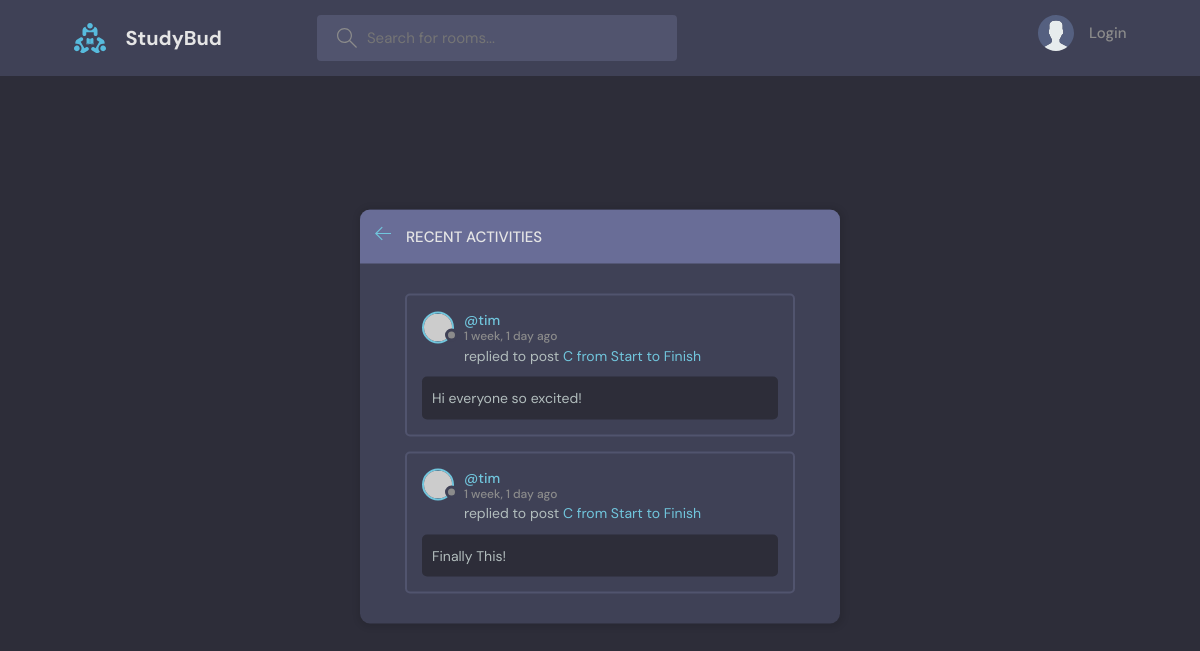
/activities/, run on an earlier commit of the app's database.
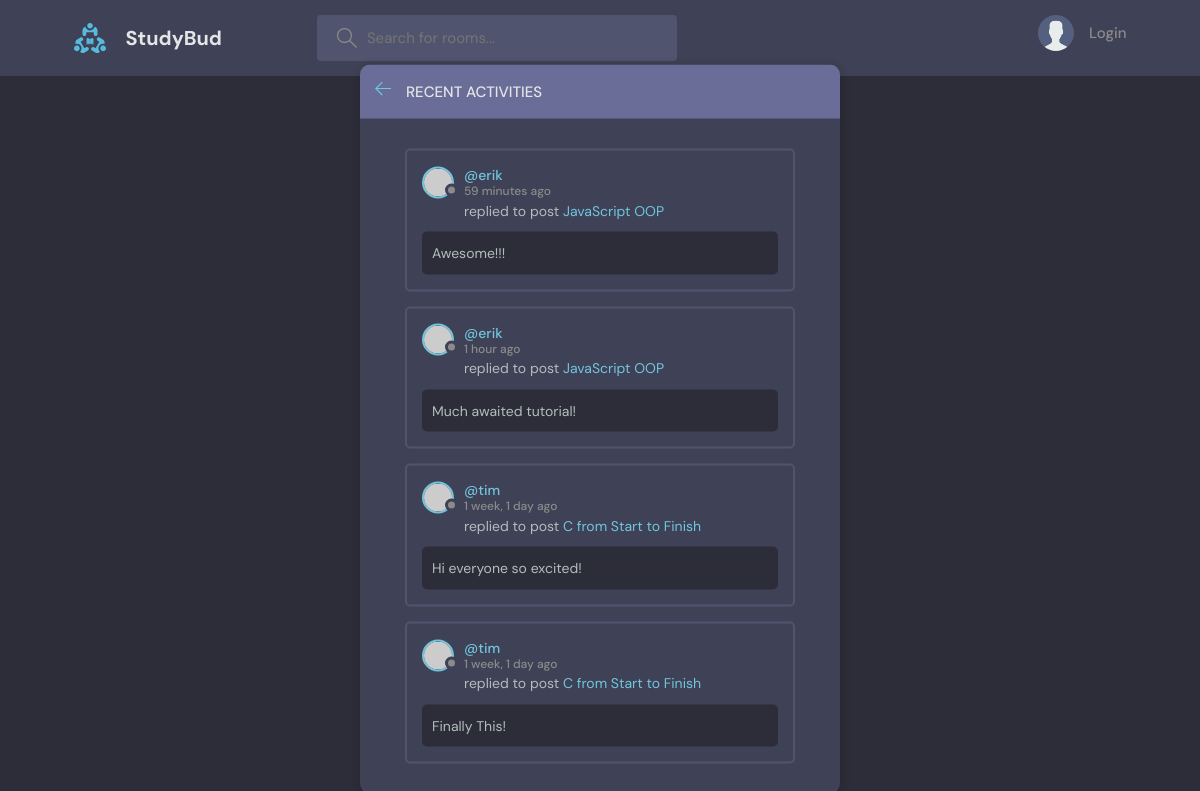
And on a later commit of the database.
### base/models.py (models this page shows, shortened)
class Message(models.Model):
    user = models.ForeignKey(User, on_delete=models.CASCADE)
    room = models.ForeignKey(Room, on_delete=models.CASCADE)
    body = models.TextField()
    created = models.DateTimeField(auto_now_add=True)
    updated = models.DateTimeField(auto_now=True)
    class Meta:
        ordering = ['-updated', '-created']

class Room(models.Model):
    host = models.ForeignKey(User, on_delete=models.SET_NULL, null=True)
    topic = models.ForeignKey(Topic, on_delete=models.CASCADE)
    name = models.CharField(max_length=50)
    description = models.TextField()
    participants = models.ManyToManyField(User, related_name='participants', blank=True)
    created = models.DateTimeField(auto_now_add=True)
    updated = models.DateTimeField(auto_now=True)
    class Meta:
        ordering = ['-updated', '-created']
    def __str__(self):
        return self.name

### base/views.py (the view)
# urls.py: path('activities/', views.activitiesPage, name='activities'),
def activitiesPage(request):
    room_messages = Message.objects.all()
    context = {'room_messages':room_messages}
    return render(request, 'base/activity.html', context)

### base/templates/base/activity.html (shortened to what this page needs)
{% extends 'base.html' %} {% block content %}
<main class="layout">
  <div class="container">
    <div class="layout__box">
      <div class="layout__boxHeader">
        <div class="layout__boxTitle">
          <a href="{{request.META.HTTP_REFERER}}">
            <svg
              version="1.1"
              xmlns="http://www.w3.org/2000/svg"
              width="32"
              height="32"
              viewBox="0 0 32 32"
            >
              <title>arrow-left</title>
              <path
                d="M13.723 2.286l-13.723 13.714 13.719 13.714 1.616-1.611-10.96-10.96h27.625v-2.286h-27.625l10.965-10.965-1.616-1.607z"
              ></path>
            </svg>
          </a>
          <h3>Recent Activities</h3>
        </div>
      </div>
      <div class="activities-page layout__body">
        {% for message in room_messages %}
        <div class="activities__box">
          <div class="activities__boxHeader roomListRoom__header">
            <a
              href="{% url 'user-profile' message.user.id %}"
              class="roomListRoom__author"
            >
              <div class="avatar avatar--small">
                <img src="https://randomuser.me/api/portraits/women/11.jpg" />
              </div>
              <p>
                @{{message.user}}
                <span>{{message.created|timesince}} ago</span>
              </p>
            </a>
          </div>
          <div class="activities__boxContent">
            <p>
              replied to post
              <a href="{% url 'room' message.room.id %}">{{message.room}}</a>
            </p>
            <div class="activities__boxRoomContent">{{message.body}}</div>
          </div>
        </div>
        {% endfor %}
      </div>
    </div>
  </div>
</main>
{% endblock content %}

What changed in the data, as far as the page shows it:
added Message: user "erik", created "59 minutes", room "JavaScript OOP", body "Awesome!!!"
added Message: user "erik", created "1 hour", room "JavaScript OOP", body "Much awaited tutorial!"
